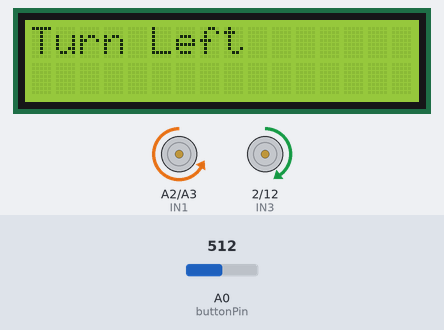
This sketch was run on a simulated Arduino Uno, built with avr-gcc and run on an emulated ATmega328P. Parts: 16×2 character LCD, motor-driver pin pairs drawn as motors (green arrow = first pin HIGH = forward, orange = second pin HIGH = backward, longer = more drive, scaled by the enable pin). Inputs (shaded band) come from the test bench; at power-on: A0 (buttonPin) = 512.

Above: at 2.2 s.
2.3 s: A0 (buttonPin) set to 390
At 3.5 s:
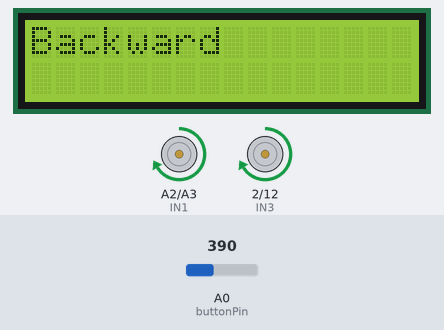
3.8 s: A0 (buttonPin) set to 190
At 4.5 s:
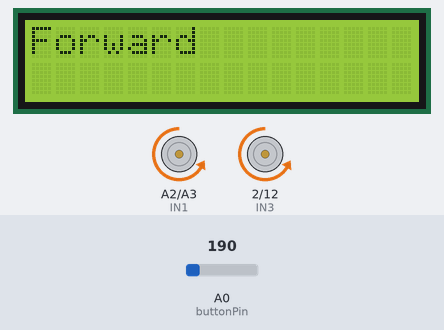
5.3 s: A0 (buttonPin) set to 50
At 6.1 s:
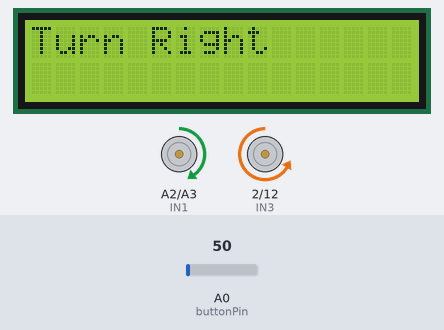
6.8 s: A0 (buttonPin) set to 610
At 8.0 s:
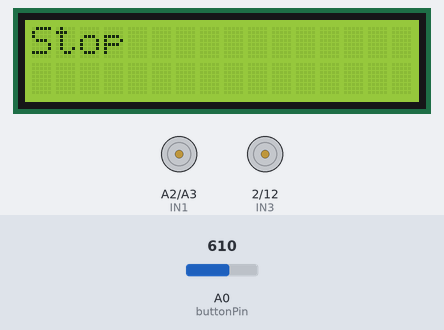
8.3 s: A0 (buttonPin) set to 810
At 9.5 s:
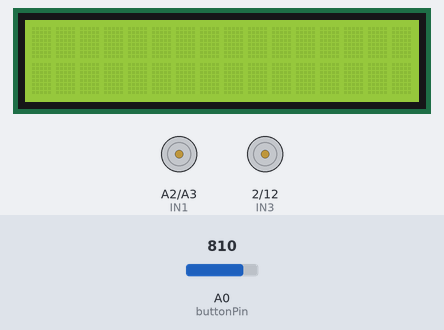
9.8 s: A0 (buttonPin) set to 790
At 11.0 s:
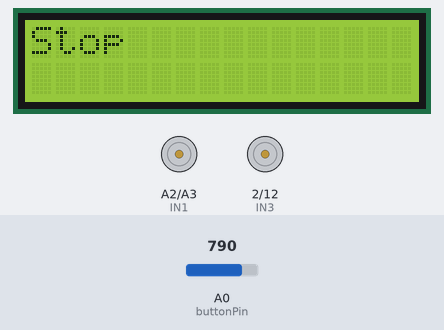
Timing chart, 0 to 12.3 s (numbered marks = the images above; inputs shaded):
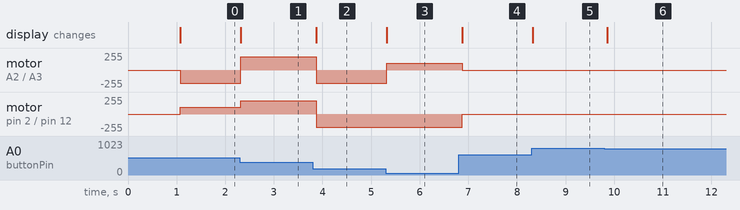

Measured:
- after the input at 2.3 s, motor on A2 (IN1) / A3 (IN2): backward 200/255 → forward 200/255 at once; motor on pin 2 (IN3) / pin 12 (IN4): forward 100/255 → forward 200/255 at once; the display: changes at once (image 1)
- after the input at 3.8 s, motor on A2 (IN1) / A3 (IN2), motor on pin 2 (IN3) / pin 12 (IN4): forward 200/255 → backward 200/255 after 0.07 s; the display: changes after 0.07 s (image 2)
- after the input at 5.3 s, motor on A2 (IN1) / A3 (IN2): backward 200/255 → forward 100/255 at once; the display: changes at once (image 3)
- after the input at 6.8 s, motor on A2 (IN1) / A3 (IN2): forward 100/255 → stopped after 0.08 s; motor on pin 2 (IN3) / pin 12 (IN4): backward 200/255 → stopped after 0.08 s; the display: changes after 0.08 s (image 4)
- after the input at 8.3 s, the display: changes at once (image 5)
- after the input at 9.8 s, the display: changes after 0.06 s (image 6)

The sketch:

motor_test.ino
```cpp
#include <LiquidCrystal.h>

// LCD pins
LiquidCrystal lcd(8, 9, 4, 5, 6, 7);

// Motor pins
const int IN1 = A2; // Right motor
const int IN2 = A3;
const int IN3 = 2; // Left motor
const int IN4 = 12;
const int ENA = 11; // Left PWM
const int ENB = 3;  // Right PWM

const int motorSpeed = 200; // PWM speed
const int buttonPin = A0;   // Button shield analog pin

// Function to read shield button
String readButton() {
  int val = analogRead(buttonPin);
  if (val < 60) return "RIGHT";
  else if (val < 200) return "UP";
  else if (val < 400) return "DOWN";
  else if (val < 600) return "LEFT";
  else if (val < 800) return "SELECT";
  else return "NONE";
}

void setup() {
  lcd.begin(16, 2);
  lcd.print("Motor Test Ready");

  pinMode(IN1, OUTPUT);
  pinMode(IN2, OUTPUT);
  pinMode(IN3, OUTPUT);
  pinMode(IN4, OUTPUT);
  pinMode(ENA, OUTPUT);
  pinMode(ENB, OUTPUT);

  delay(1000);
  lcd.clear();
  lcd.print("Use Shield Buttons");
}

void loop() {
  String button = readButton();

  lcd.setCursor(0, 0);
  lcd.print("                "); // clear line
  lcd.setCursor(0, 0);

  if (button == "UP") { // Forward
    lcd.print("Forward");
    analogWrite(ENA, motorSpeed);
    analogWrite(ENB, motorSpeed);
    digitalWrite(IN1, LOW);
    digitalWrite(IN2, HIGH);
    digitalWrite(IN3, LOW);
    digitalWrite(IN4, HIGH);
  }
  else if (button == "DOWN") { // Backward
    lcd.print("Backward");
    analogWrite(ENA, motorSpeed);
    analogWrite(ENB, motorSpeed);
    digitalWrite(IN1, HIGH);
    digitalWrite(IN2, LOW);
    digitalWrite(IN3, HIGH);
    digitalWrite(IN4, LOW);
  }
  else if (button == "LEFT") { // Turn Left
    lcd.print("Turn Left");
    analogWrite(ENA, motorSpeed);
    analogWrite(ENB, motorSpeed/2);
    digitalWrite(IN1, LOW);
    digitalWrite(IN2, HIGH);
    digitalWrite(IN3, HIGH);
    digitalWrite(IN4, LOW);
  }
  else if (button == "RIGHT") { // Turn Right
    lcd.print("Turn Right");
    analogWrite(ENA, motorSpeed/2);
    analogWrite(ENB, motorSpeed);
    digitalWrite(IN1, HIGH);
    digitalWrite(IN2, LOW);
    digitalWrite(IN3, LOW);
    digitalWrite(IN4, HIGH);
  }
  else if (button == "SELECT") { // Stop
    lcd.print("Stop");
    analogWrite(ENA, 0);
    analogWrite(ENB, 0);
    digitalWrite(IN1, LOW);
    digitalWrite(IN2, LOW);
    digitalWrite(IN3, LOW);
    digitalWrite(IN4, LOW);
  }
  else { // No button pressed
    analogWrite(ENA, 0);
    analogWrite(ENB, 0);
    digitalWrite(IN1, LOW);
    digitalWrite(IN2, LOW);
    digitalWrite(IN3, LOW);
    digitalWrite(IN4, LOW);
  }

  delay(100); // debounce
}
```
